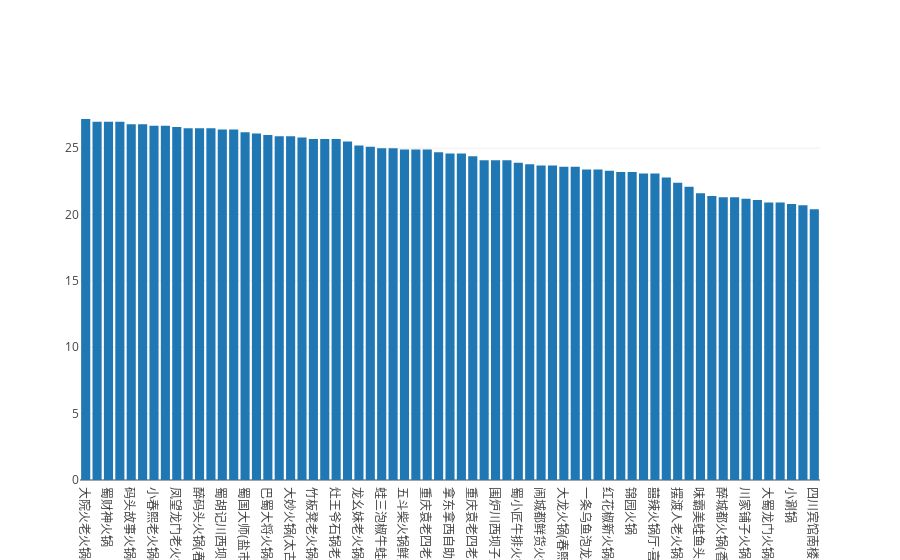

The notebook cell saved with this chart:
### Code cell
import plotly.graph_objs as go
pd_df1 = df.groupby(['title'])['comprehensive'].mean().reset_index().sort_values("comprehensive",ascending=False)
#if you want to plot charts with sorted order, you need to sorted data first, then pass the data into function.

data = [go.Bar(x=pd_df1.title,
            y=pd_df1.comprehensive)]
plotly.offline.iplot(data, filename='title_with_comprehensive_remark')

### Figure 1 — Plotly figure (JSON) as saved in the notebook; plotly's stock layout.template omitted (floating-point values rounded to 4 significant figures)
{"data": [{"type": "bar", "uid": "518ca627-fbf3-43c8-9fbb-672c1fe6dfc0", "x": ["大院火老火锅(春熙路店)", "月满大江火锅(总府路店)", "蜀财神火锅", "大侠行江湖火锅(春熙店)", "码头故事火锅(春熙路店)", "华兴九号辣铺(春熙总店)", "小春熙老火锅(春熙路店)", "蜀韵蜀味火锅(春熙店)", "凤望龙门老火锅(盐市口概念店)", "雷火锅新派串串(太古里店)", "醉码头火锅(春熙路店)", "塘门英雄·美蛙鱼头火锅(春熙路店)", "蜀胡记川西坝子(东门大桥店)", "龙门飞鱼美蛙鱼头火锅(春熙店)", "蜀国大师(盐市口店)", "春熙里老火锅(春熙总店)", "巴蜀大将火锅(IFS店)", "梨园火锅(兰桂坊店)", "大妙火锅(太古里店)", "凤望龙门老火锅(春熙店)", "竹板凳老火锅(春熙店)", "巴蜀大将火锅(春熙店)", "灶王爷石锅老火锅", "龍爷翻大江老火锅(春熙路总店)", "龙幺妹老火锅(香槟广场店)", "牛莽莽老火锅(银石广场店)", "蛙三泡椒牛蛙(春熙银石店)", "鲜炎·炭火火锅", "五斗柴火锅鲜生(太古里店)", "野兽花园重庆火锅(太古里店)", "重庆袁老四老火锅(太古里店)", "大蜀龙门火锅(红星路二段总店)", "拿东拿西自助火锅(春熙路店)", "重庆袁老四老火锅(香槟店)", "重庆袁老四老火锅(东升店)", "红鼎坊(总店)", "围炉川西坝子火锅(总府路店)", "蜀宗袍哥人家老火锅(春熙路店)", "蜀小匠牛排火锅(春熙路总店)", "红瓦房火锅(春熙路王府井店)", "闹城都鲜货火锅(春熙路店)", "蜀锦味老火锅(春熙路店)", "大龙火锅(春熙路概念店)", "有拈头成都市井火锅(太古里店)", "一条乌鱼泡龙虾", "聚百香川西坝子(香槟广场店)", "红花椒新火锅(春熙路店)", "谭鸭血老火锅(王府井直营店)", "锦园火锅", "春熙里老火锅", "囍辣火锅厅·喜辣(太古里店)", "谭二师路边麻辣烫", "摆渡人老火锅铺", "老重庆金三角串串香", "味霸美蛙鱼头主题龙虾馆(香槟广场店)", "蓉城江北老灶火锅(春熙路店)", "醉城都火锅(香槟广场店)", "逗士香砂锅串串", "川家铺子火锅", "大道川西坝子火锅(春熙路店)", "大蜀龙门火锅(春熙总店)", "三国烤肉海鲜欢乐自助风(春熙店)", "小涮锅", "大龙火锅", "四川宾馆南楼"], "y": [27.2, 27, 27, 27, 26.8, 26.8, 26.7, 26.7, 26.6, 26.5, 26.5, 26.5, 26.4, 26.4, 26.2, 26.1, 26.0, 25.9, 25.9, 25.8, 25.7, 25.7, 25.7, 25.5, 25.2, 25.1, 25, 25, 24.9, 24.9, 24.9, 24.7, 24.6, 24.6, 24.4, 24.1, 24.1, 24.1, 23.9, 23.8, 23.7, 23.7, 23.6, 23.6, 23.4, 23.4, 23.3, 23.2, 23.2, 23.1, 23.1, 22.8, 22.4, 22.1, 21.6, 21.4, 21.3, 21.3, 21.2, 21.1, 20.9, 20.9, 20.8, 20.7, 20.4]}], "layout": {}}
